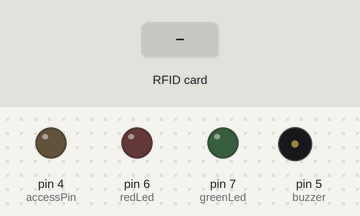
Bench run of a sketch on a simulated Arduino Uno, built with avr-gcc and run on an emulated ATmega328P. Parts: output pins drawn as LEDs (lit = HIGH), buzzer (waves = sounding). Dashed ring = blinking. Inputs (shaded band) come from the test bench. Pins used as bus, display or sensor lines are not drawn; what the sketch prints to the serial monitor is not drawn.

Above: at 1.2 s.
1.3 s: RFID card 5E 7A 19 C4 held to the reader
At 1.39 s:
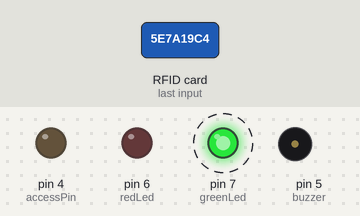
4.3 s: RFID card 5E 7A 19 C4 held to the reader
At 4.42 s:
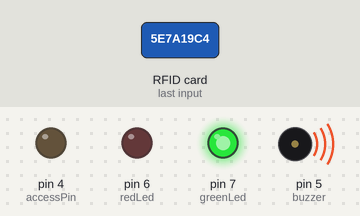
At 5.7 s:
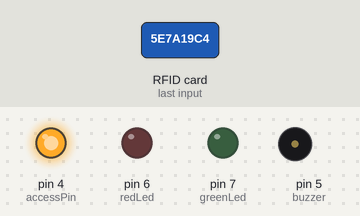
Timing chart, 0 to 7.3 s (numbered marks = the images above; inputs shaded):
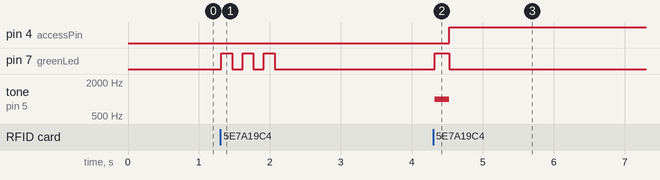

The sketch:

rfid_keypad_lock.ino
```cpp
#include <SPI.h>
#include <MFRC522.h>

#define SS_PIN 10
#define RST_PIN 9
MFRC522 mfrc522(SS_PIN, RST_PIN);

#define greenLed 7
#define redLed 6
#define buzzer 5
#define accessPin 4 // Output to STM32 PB11

byte storedUID[4];
bool uidLearned = false;

void setup() {
  Serial.begin(9600);
  SPI.begin();
  mfrc522.PCD_Init();

  pinMode(greenLed, OUTPUT);
  pinMode(redLed, OUTPUT);
  pinMode(buzzer, OUTPUT);
  pinMode(accessPin, OUTPUT);

  digitalWrite(greenLed, LOW);
  digitalWrite(redLed, LOW);
  digitalWrite(buzzer, LOW);
  digitalWrite(accessPin, LOW); // LOW = no access

  Serial.println("Place your FIRST RFID card to set it as the correct one...");
}

void loop() {
  if (!mfrc522.PICC_IsNewCardPresent()) return;
  if (!mfrc522.PICC_ReadCardSerial()) return;

  Serial.print("Card UID: ");
  for (byte i = 0; i < mfrc522.uid.size; i++) {
    Serial.print(mfrc522.uid.uidByte[i], HEX);
    Serial.print(" ");
  }
  Serial.println();

  // Learn first card UID
  if (!uidLearned) {
    for (byte i = 0; i < mfrc522.uid.size; i++) {
      storedUID[i] = mfrc522.uid.uidByte[i];
    }
    uidLearned = true;
    Serial.println("✅ UID learned! This card will now be accepted.");
    flashLed(greenLed, 3, 150);
  } else {
    bool isSame = true;
    for (byte i = 0; i < mfrc522.uid.size; i++) {
      if (storedUID[i] != mfrc522.uid.uidByte[i]) {
        isSame = false;
        break;
      }
    }

    if (isSame) {
      Serial.println("✅ Correct card detected!");
      successSignal();
      digitalWrite(accessPin, HIGH); // Grant access
    } else {
      Serial.println("❌ Wrong card!");
      errorSignal();
      digitalWrite(accessPin, LOW); // Deny access
    }
  }

  mfrc522.PICC_HaltA();
}

void flashLed(int pin, int times, int delayTime) {
  for (int i = 0; i < times; i++) {
    digitalWrite(pin, HIGH);
    delay(delayTime);
    digitalWrite(pin, LOW);
    delay(delayTime);
  }
}

void successSignal() {
  digitalWrite(greenLed, HIGH);
  tone(buzzer, 1000);
  delay(200);
  noTone(buzzer);
  digitalWrite(greenLed, LOW);
}

void errorSignal() {
  digitalWrite(redLed, HIGH);
  tone(buzzer, 400);
  delay(1000);
  noTone(buzzer);
  digitalWrite(redLed, LOW);
}
```

Measured:
- after the input at 1.3 s, pin 7 (greenLed): alternates HIGH for 0.15 s and LOW for 0.15 s, 6 changes in all, then stays LOW, starting at once
- after the input at 4.3 s, pin 4 (accessPin): LOW → HIGH after 0.22 s; pin 7 (greenLed): LOW → HIGH at once, → LOW 0.20 s later; tone on pin 5 (buzzer): silent → 1000 Hz at once, → silent 0.20 s later
